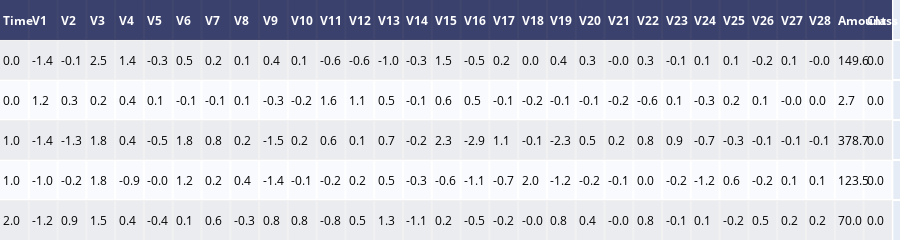

Here is the notebook cell this chart was saved with:
### Code cell
table = ff.create_table(train.head().round(1)) #head default olarak ilk 5 satırı return edecek
iplot(table,filename='tablo1') #iplot yakınlaştırılabilir özellikli tablo oluşturdu
#‘Class’ özelliği yanıt değişkenidir ve dolandırıcılık durumunda 1, aksi takdirde 0 değerini alır.

### Figure 1 — Plotly figure (JSON) as saved in the notebook; plotly's stock layout.template omitted (floating-point values rounded to 4 significant figures; data arrays with more than 128 entries replaced by an {"elided": "..."} marker saying what was removed)
{"data": [{"colorscale": [[0, "#00083e"], [0.5, "#ededee"], [1, "#ffffff"]], "hoverinfo": "none", "opacity": 0.75, "showscale": false, "type": "heatmap", "z": {"elided": "6x31 float values"}}], "layout": {"annotations": [{"align": "left", "font": {"color": "#ffffff"}, "showarrow": false, "text": "<b>Time</b>", "x": -0.45, "xanchor": "left", "xref": "x", "y": 0, "yref": "y"}, {"align": "left", "font": {"color": "#ffffff"}, "showarrow": false, "text": "<b>V1</b>", "x": 0.55, "xanchor": "left", "xref": "x", "y": 0, "yref": "y"}, {"align": "left", "font": {"color": "#ffffff"}, "showarrow": false, "text": "<b>V2</b>", "x": 1.55, "xanchor": "left", "xref": "x", "y": 0, "yref": "y"}, {"align": "left", "font": {"color": "#ffffff"}, "showarrow": false, "text": "<b>V3</b>", "x": 2.55, "xanchor": "left", "xref": "x", "y": 0, "yref": "y"}, {"align": "left", "font": {"color": "#ffffff"}, "showarrow": false, "text": "<b>V4</b>", "x": 3.55, "xanchor": "left", "xref": "x", "y": 0, "yref": "y"}, {"align": "left", "font": {"color": "#ffffff"}, "showarrow": false, "text": "<b>V5</b>", "x": 4.55, "xanchor": "left", "xref": "x", "y": 0, "yref": "y"}, {"align": "left", "font": {"color": "#ffffff"}, "showarrow": false, "text": "<b>V6</b>", "x": 5.55, "xanchor": "left", "xref": "x", "y": 0, "yref": "y"}, {"align": "left", "font": {"color": "#ffffff"}, "showarrow": false, "text": "<b>V7</b>", "x": 6.55, "xanchor": "left", "xref": "x", "y": 0, "yref": "y"}, {"align": "left", "font": {"color": "#ffffff"}, "showarrow": false, "text": "<b>V8</b>", "x": 7.55, "xanchor": "left", "xref": "x", "y": 0, "yref": "y"}, {"align": "left", "font": {"color": "#ffffff"}, "showarrow": false, "text": "<b>V9</b>", "x": 8.55, "xanchor": "left", "xref": "x", "y": 0, "yref": "y"}, {"align": "left", "font": {"color": "#ffffff"}, "showarrow": false, "text": "<b>V10</b>", "x": 9.55, "xanchor": "left", "xref": "x", "y": 0, "yref": "y"}, {"align": "left", "font": {"color": "#ffffff"}, "showarrow": false, "text": "<b>V11</b>", "x": 10.55, "xanchor": "left", "xref": "x", "y": 0, "yref": "y"}, {"align": "left", "font": {"color": "#ffffff"}, "showarrow": false, "text": "<b>V12</b>", "x": 11.55, "xanchor": "left", "xref": "x", "y": 0, "yref": "y"}, {"align": "left", "font": {"color": "#ffffff"}, "showarrow": false, "text": "<b>V13</b>", "x": 12.55, "xanchor": "left", "xref": "x", "y": 0, "yref": "y"}, {"align": "left", "font": {"color": "#ffffff"}, "showarrow": false, "text": "<b>V14</b>", "x": 13.55, "xanchor": "left", "xref": "x", "y": 0, "yref": "y"}, {"align": "left", "font": {"color": "#ffffff"}, "showarrow": false, "text": "<b>V15</b>", "x": 14.55, "xanchor": "left", "xref": "x", "y": 0, "yref": "y"}, {"align": "left", "font": {"color": "#ffffff"}, "showarrow": false, "text": "<b>V16</b>", "x": 15.55, "xanchor": "left", "xref": "x", "y": 0, "yref": "y"}, {"align": "left", "font": {"color": "#ffffff"}, "showarrow": false, "text": "<b>V17</b>", "x": 16.55, "xanchor": "left", "xref": "x", "y": 0, "yref": "y"}, {"align": "left", "font": {"color": "#ffffff"}, "showarrow": false, "text": "<b>V18</b>", "x": 17.55, "xanchor": "left", "xref": "x", "y": 0, "yref": "y"}, {"align": "left", "font": {"color": "#ffffff"}, "showarrow": false, "text": "<b>V19</b>", "x": 18.55, "xanchor": "left", "xref": "x", "y": 0, "yref": "y"}, {"align": "left", "font": {"color": "#ffffff"}, "showarrow": false, "text": "<b>V20</b>", "x": 19.55, "xanchor": "left", "xref": "x", "y": 0, "yref": "y"}, {"align": "left", "font": {"color": "#ffffff"}, "showarrow": false, "text": "<b>V21</b>", "x": 20.55, "xanchor": "left", "xref": "x", "y": 0, "yref": "y"}, {"align": "left", "font": {"color": "#ffffff"}, "showarrow": false, "text": "<b>V22</b>", "x": 21.55, "xanchor": "left", "xref": "x", "y": 0, "yref": "y"}, {"align": "left", "font": {"color": "#ffffff"}, "showarrow": false, "text": "<b>V23</b>", "x": 22.55, "xanchor": "left", "xref": "x", "y": 0, "yref": "y"}, {"align": "left", "font": {"color": "#ffffff"}, "showarrow": false, "text": "<b>V24</b>", "x": 23.55, "xanchor": "left", "xref": "x", "y": 0, "yref": "y"}, {"align": "left", "font": {"color": "#ffffff"}, "showarrow": false, "text": "<b>V25</b>", "x": 24.55, "xanchor": "left", "xref": "x", "y": 0, "yref": "y"}, {"align": "left", "font": {"color": "#ffffff"}, "showarrow": false, "text": "<b>V26</b>", "x": 25.55, "xanchor": "left", "xref": "x", "y": 0, "yref": "y"}, {"align": "left", "font": {"color": "#ffffff"}, "showarrow": false, "text": "<b>V27</b>", "x": 26.55, "xanchor": "left", "xref": "x", "y": 0, "yref": "y"}, {"align": "left", "font": {"color": "#ffffff"}, "showarrow": false, "text": "<b>V28</b>", "x": 27.55, "xanchor": "left", "xref": "x", "y": 0, "yref": "y"}, {"align": "left", "font": {"color": "#ffffff"}, "showarrow": false, "text": "<b>Amount</b>", "x": 28.55, "xanchor": "left", "xref": "x", "y": 0, "yref": "y"}, {"align": "left", "font": {"color": "#ffffff"}, "showarrow": false, "text": "<b>Class</b>", "x": 29.55, "xanchor": "left", "xref": "x", "y": 0, "yref": "y"}, {"align": "left", "font": {"color": "#000000"}, "showarrow": false, "text": "0.0", "x": -0.45, "xanchor": "left", "xref": "x", "y": 1, "yref": "y"}, {"align": "left", "font": {"color": "#000000"}, "showarrow": false, "text": "-1.4", "x": 0.55, "xanchor": "left", "xref": "x", "y": 1, "yref": "y"}, {"align": "left", "font": {"color": "#000000"}, "showarrow": false, "text": "-0.1", "x": 1.55, "xanchor": "left", "xref": "x", "y": 1, "yref": "y"}, {"align": "left", "font": {"color": "#000000"}, "showarrow": false, "text": "2.5", "x": 2.55, "xanchor": "left", "xref": "x", "y": 1, "yref": "y"}, {"align": "left", "font": {"color": "#000000"}, "showarrow": false, "text": "1.4", "x": 3.55, "xanchor": "left", "xref": "x", "y": 1, "yref": "y"}, {"align": "left", "font": {"color": "#000000"}, "showarrow": false, "text": "-0.3", "x": 4.55, "xanchor": "left", "xref": "x", "y": 1, "yref": "y"}, {"align": "left", "font": {"color": "#000000"}, "showarrow": false, "text": "0.5", "x": 5.55, "xanchor": "left", "xref": "x", "y": 1, "yref": "y"}, {"align": "left", "font": {"color": "#000000"}, "showarrow": false, "text": "0.2", "x": 6.55, "xanchor": "left", "xref": "x", "y": 1, "yref": "y"}, {"align": "left", "font": {"color": "#000000"}, "showarrow": false, "text": "0.1", "x": 7.55, "xanchor": "left", "xref": "x", "y": 1, "yref": "y"}, {"align": "left", "font": {"color": "#000000"}, "showarrow": false, "text": "0.4", "x": 8.55, "xanchor": "left", "xref": "x", "y": 1, "yref": "y"}, {"align": "left", "font": {"color": "#000000"}, "showarrow": false, "text": "0.1", "x": 9.55, "xanchor": "left", "xref": "x", "y": 1, "yref": "y"}, {"align": "left", "font": {"color": "#000000"}, "showarrow": false, "text": "-0.6", "x": 10.55, "xanchor": "left", "xref": "x", "y": 1, "yref": "y"}, {"align": "left", "font": {"color": "#000000"}, "showarrow": false, "text": "-0.6", "x": 11.55, "xanchor": "left", "xref": "x", "y": 1, "yref": "y"}, {"align": "left", "font": {"color": "#000000"}, "showarrow": false, "text": "-1.0", "x": 12.55, "xanchor": "left", "xref": "x", "y": 1, "yref": "y"}, {"align": "left", "font": {"color": "#000000"}, "showarrow": false, "text": "-0.3", "x": 13.55, "xanchor": "left", "xref": "x", "y": 1, "yref": "y"}, {"align": "left", "font": {"color": "#000000"}, "showarrow": false, "text": "1.5", "x": 14.55, "xanchor": "left", "xref": "x", "y": 1, "yref": "y"}, {"align": "left", "font": {"color": "#000000"}, "showarrow": false, "text": "-0.5", "x": 15.55, "xanchor": "left", "xref": "x", "y": 1, "yref": "y"}, {"align": "left", "font": {"color": "#000000"}, "showarrow": false, "text": "0.2", "x": 16.55, "xanchor": "left", "xref": "x", "y": 1, "yref": "y"}, {"align": "left", "font": {"color": "#000000"}, "showarrow": false, "text": "0.0", "x": 17.55, "xanchor": "left", "xref": "x", "y": 1, "yref": "y"}, {"align": "left", "font": {"color": "#000000"}, "showarrow": false, "text": "0.4", "x": 18.55, "xanchor": "left", "xref": "x", "y": 1, "yref": "y"}, {"align": "left", "font": {"color": "#000000"}, "showarrow": false, "text": "0.3", "x": 19.55, "xanchor": "left", "xref": "x", "y": 1, "yref": "y"}, {"align": "left", "font": {"color": "#000000"}, "showarrow": false, "text": "-0.0", "x": 20.55, "xanchor": "left", "xref": "x", "y": 1, "yref": "y"}, {"align": "left", "font": {"color": "#000000"}, "showarrow": false, "text": "0.3", "x": 21.55, "xanchor": "left", "xref": "x", "y": 1, "yref": "y"}, {"align": "left", "font": {"color": "#000000"}, "showarrow": false, "text": "-0.1", "x": 22.55, "xanchor": "left", "xref": "x", "y": 1, "yref": "y"}, {"align": "left", "font": {"color": "#000000"}, "showarrow": false, "text": "0.1", "x": 23.55, "xanchor": "left", "xref": "x", "y": 1, "yref": "y"}, {"align": "left", "font": {"color": "#000000"}, "showarrow": false, "text": "0.1", "x": 24.55, "xanchor": "left", "xref": "x", "y": 1, "yref": "y"}, {"align": "left", "font": {"color": "#000000"}, "showarrow": false, "text": "-0.2", "x": 25.55, "xanchor": "left", "xref": "x", "y": 1, "yref": "y"}, {"align": "left", "font": {"color": "#000000"}, "showarrow": false, "text": "0.1", "x": 26.55, "xanchor": "left", "xref": "x", "y": 1, "yref": "y"}, {"align": "left", "font": {"color": "#000000"}, "showarrow": false, "text": "-0.0", "x": 27.55, "xanchor": "left", "xref": "x", "y": 1, "yref": "y"}, {"align": "left", "font": {"color": "#000000"}, "showarrow": false, "text": "149.6", "x": 28.55, "xanchor": "left", "xref": "x", "y": 1, "yref": "y"}, {"align": "left", "font": {"color": "#000000"}, "showarrow": false, "text": "0.0", "x": 29.55, "xanchor": "left", "xref": "x", "y": 1, "yref": "y"}, {"align": "left", "font": {"color": "#000000"}, "showarrow": false, "text": "0.0", "x": -0.45, "xanchor": "left", "xref": "x", "y": 2, "yref": "y"}, {"align": "left", "font": {"color": "#000000"}, "showarrow": false, "text": "1.2", "x": 0.55, "xanchor": "left", "xref": "x", "y": 2, "yref": "y"}, {"align": "left", "font": {"color": "#000000"}, "showarrow": false, "text": "0.3", "x": 1.55, "xanchor": "left", "xref": "x", "y": 2, "yref": "y"}, {"align": "left", "font": {"color": "#000000"}, "showarrow": false, "text": "0.2", "x": 2.55, "xanchor": "left", "xref": "x", "y": 2, "yref": "y"}, {"align": "left", "font": {"color": "#000000"}, "showarrow": false, "text": "0.4", "x": 3.55, "xanchor": "left", "xref": "x", "y": 2, "yref": "y"}, {"align": "left", "font": {"color": "#000000"}, "showarrow": false, "text": "0.1", "x": 4.55, "xanchor": "left", "xref": "x", "y": 2, "yref": "y"}, {"align": "left", "font": {"color": "#000000"}, "showarrow": false, "text": "-0.1", "x": 5.55, "xanchor": "left", "xref": "x", "y": 2, "yref": "y"}, {"align": "left", "font": {"color": "#000000"}, "showarrow": false, "text": "-0.1", "x": 6.55, "xanchor": "left", "xref": "x", "y": 2, "yref": "y"}, {"align": "left", "font": {"color": "#000000"}, "showarrow": false, "text": "0.1", "x": 7.55, "xanchor": "left", "xref": "x", "y": 2, "yref": "y"}, {"align": "left", "font": {"color": "#000000"}, "showarrow": false, "text": "-0.3", "x": 8.55, "xanchor": "left", "xref": "x", "y": 2, "yref": "y"}, {"align": "left", "font": {"color": "#000000"}, "showarrow": false, "text": "-0.2", "x": 9.55, "xanchor": "left", "xref": "x", "y": 2, "yref": "y"}, {"align": "left", "font": {"color": "#000000"}, "showarrow": false, "text": "1.6", "x": 10.55, "xanchor": "left", "xref": "x", "y": 2, "yref": "y"}, {"align": "left", "font": {"color": "#000000"}, "showarrow": false, "text": "1.1", "x": 11.55, "xanchor": "left", "xref": "x", "y": 2, "yref": "y"}, {"align": "left", "font": {"color": "#000000"}, "showarrow": false, "text": "0.5", "x": 12.55, "xanchor": "left", "xref": "x", "y": 2, "yref": "y"}, {"align": "left", "font": {"color": "#000000"}, "showarrow": false, "text": "-0.1", "x": 13.55, "xanchor": "left", "xref": "x", "y": 2, "yref": "y"}, {"align": "left", "font": {"color": "#000000"}, "showarrow": false, "text": "0.6", "x": 14.55, "xanchor": "left", "xref": "x", "y": 2, "yref": "y"}, {"align": "left", "font": {"color": "#000000"}, "showarrow": false, "text": "0.5", "x": 15.55, "xanchor": "left", "xref": "x", "y": 2, "yref": "y"}, {"align": "left", "font": {"color": "#000000"}, "showarrow": false, "text": "-0.1", "x": 16.55, "xanchor": "left", "xref": "x", "y": 2, "yref": "y"}, {"align": "left", "font": {"color": "#000000"}, "showarrow": false, "text": "-0.2", "x": 17.55, "xanchor": "left", "xref": "x", "y": 2, "yref": "y"}, {"align": "left", "font": {"color": "#000000"}, "showarrow": false, "text": "-0.1", "x": 18.55, "xanchor": "left", "xref": "x", "y": 2, "yref": "y"}, {"align": "left", "font": {"color": "#000000"}, "showarrow": false, "text": "-0.1", "x": 19.55, "xanchor": "left", "xref": "x", "y": 2, "yref": "y"}, {"align": "left", "font": {"color": "#000000"}, "showarrow": false, "text": "-0.2", "x": 20.55, "xanchor": "left", "xref": "x", "y": 2, "yref": "y"}, {"align": "left", "font": {"color": "#000000"}, "showarrow": false, "text": "-0.6", "x": 21.55, "xanchor": "left", "xref": "x", "y": 2, "yref": "y"}, {"align": "left", "font": {"color": "#000000"}, "showarrow": false, "text": "0.1", "x": 22.55, "xanchor": "left", "xref": "x", "y": 2, "yref": "y"}, {"align": "left", "font": {"color": "#000000"}, "showarrow": false, "text": "-0.3", "x": 23.55, "xanchor": "left", "xref": "x", "y": 2, "yref": "y"}, {"align": "left", "font": {"color": "#000000"}, "showarrow": false, "text": "0.2", "x": 24.55, "xanchor": "left", "xref": "x", "y": 2, "yref": "y"}, {"align": "left", "font": {"color": "#000000"}, "showarrow": false, "text": "0.1", "x": 25.55, "xanchor": "left", "xref": "x", "y": 2, "yref": "y"}, {"align": "left", "font": {"color": "#000000"}, "showarrow": false, "text": "-0.0", "x": 26.55, "xanchor": "left", "xref": "x", "y": 2, "yref": "y"}, {"align": "left", "font": {"color": "#000000"}, "showarrow": false, "text": "0.0", "x": 27.55, "xanchor": "left", "xref": "x", "y": 2, "yref": "y"}, {"align": "left", "font": {"color": "#000000"}, "showarrow": false, "text": "2.7", "x": 28.55, "xanchor": "left", "xref": "x", "y": 2, "yref": "y"}, {"align": "left", "font": {"color": "#000000"}, "showarrow": false, "text": "0.0", "x": 29.55, "xanchor": "left", "xref": "x", "y": 2, "yref": "y"}, {"align": "left", "font": {"color": "#000000"}, "showarrow": false, "text": "1.0", "x": -0.45, "xanchor": "left", "xref": "x", "y": 3, "yref": "y"}, {"align": "left", "font": {"color": "#000000"}, "showarrow": false, "text": "-1.4", "x": 0.55, "xanchor": "left", "xref": "x", "y": 3, "yref": "y"}, {"align": "left", "font": {"color": "#000000"}, "showarrow": false, "text": "-1.3", "x": 1.55, "xanchor": "left", "xref": "x", "y": 3, "yref": "y"}, {"align": "left", "font": {"color": "#000000"}, "showarrow": false, "text": "1.8", "x": 2.55, "xanchor": "left", "xref": "x", "y": 3, "yref": "y"}, {"align": "left", "font": {"color": "#000000"}, "showarrow": false, "text": "0.4", "x": 3.55, "xanchor": "left", "xref": "x", "y": 3, "yref": "y"}, {"align": "left", "font": {"color": "#000000"}, "showarrow": false, "text": "-0.5", "x": 4.55, "xanchor": "left", "xref": "x", "y": 3, "yref": "y"}, {"align": "left", "font": {"color": "#000000"}, "showarrow": false, "text": "1.8", "x": 5.55, "xanchor": "left", "xref": "x", "y": 3, "yref": "y"}, {"align": "left", "font": {"color": "#000000"}, "showarrow": false, "text": "0.8", "x": 6.55, "xanchor": "left", "xref": "x", "y": 3, "yref": "y"}, {"align": "left", "font": {"color": "#000000"}, "showarrow": false, "text": "0.2", "x": 7.55, "xanchor": "left", "xref": "x", "y": 3, "yref": "y"}, {"align": "left", "font": {"color": "#000000"}, "showarrow": false, "text": "-1.5", "x": 8.55, "xanchor": "left", "xref": "x", "y": 3, "yref": "y"}, {"align": "left", "font": {"color": "#000000"}, "showarrow": false, "text": "0.2", "x": 9.55, "xanchor": "left", "xref": "x", "y": 3, "yref": "y"}, {"align": "left", "font": {"color": "#000000"}, "showarrow": false, "text": "0.6", "x": 10.55, "xanchor": "left", "xref": "x", "y": 3, "yref": "y"}, {"align": "left", "font": {"color": "#000000"}, "showarrow": false, "text": "0.1", "x": 11.55, "xanchor": "left", "xref": "x", "y": 3, "yref": "y"}, {"align": "left", "font": {"color": "#000000"}, "showarrow": false, "text": "0.7", "x": 12.55, "xanchor": "left", "xref": "x", "y": 3, "yref": "y"}, {"align": "left", "font": {"color": "#000000"}, "showarrow": false, "text": "-0.2", "x": 13.55, "xanchor": "left", "xref": "x", "y": 3, "yref": "y"}, {"align": "left", "font": {"color": "#000000"}, "showarrow": false, "text": "2.3", "x": 14.55, "xanchor": "left", "xref": "x", "y": 3, "yref": "y"}, {"align": "left", "font": {"color": "#000000"}, "showarrow": false, "text": "-2.9", "x": 15.55, "xanchor": "left", "xref": "x", "y": 3, "yref": "y"}, {"align": "left", "font": {"color": "#000000"}, "showarrow": false, "text": "1.1", "x": 16.55, "xanchor": "left", "xref": "x", "y": 3, "yref": "y"}, {"align": "left", "font": {"color": "#000000"}, "showarrow": false, "text": "-0.1", "x": 17.55, "xanchor": "left", "xref": "x", "y": 3, "yref": "y"}, {"align": "left", "font": {"color": "#000000"}, "showarrow": false, "text": "-2.3", "x": 18.55, "xanchor": "left", "xref": "x", "y": 3, "yref": "y"}, {"align": "left", "font": {"color": "#000000"}, "showarrow": false, "text": "0.5", "x": 19.55, "xanchor": "left", "xref": "x", "y": 3, "yref": "y"}, {"align": "left", "font": {"color": "#000000"}, "showarrow": false, "text": "0.2", "x": 20.55, "xanchor": "left", "xref": "x", "y": 3, "yref": "y"}, {"align": "left", "font": {"color": "#000000"}, "showarrow": false, "text": "0.8", "x": 21.55, "xanchor": "left", "xref": "x", "y": 3, "yref": "y"}, {"align": "left", "font": {"color": "#000000"}, "showarrow": false, "text": "0.9", "x": 22.55, "xanchor": "left", "xref": "x", "y": 3, "yref": "y"}, {"align": "left", "font": {"color": "#000000"}, "showarrow": false, "text": "-0.7", "x": 23.55, "xanchor": "left", "xref": "x", "y": 3, "yref": "y"}, {"align": "left", "font": {"color": "#000000"}, "showarrow": false, "text": "-0.3", "x": 24.55, "xanchor": "left", "xref": "x", "y": 3, "yref": "y"}, {"align": "left", "font": {"color": "#000000"}, "showarrow": false, "text": "-0.1", "x": 25.55, "xanchor": "left", "xref": "x", "y": 3, "yref": "y"}, {"align": "left", "font": {"color": "#000000"}, "showarrow": false, "text": "-0.1", "x": 26.55, "xanchor": "left", "xref": "x", "y": 3, "yref": "y"}, {"align": "left", "font": {"color": "#000000"}, "showarrow": false, "text": "-0.1", "x": 27.55, "xanchor": "left", "xref": "x", "y": 3, "yref": "y"}, {"align": "left", "font": {"color": "#000000"}, "showarrow": false, "text": "378.7", "x": 28.55, "xanchor": "left", "xref": "x", "y": 3, "yref": "y"}, {"align": "left", "font": {"color": "#000000"}, "showarrow": false, "text": "0.0", "x": 29.55, "xanchor": "left", "xref": "x", "y": 3, "yref": "y"}, {"align": "left", "font": {"color": "#000000"}, "showarrow": false, "text": "1.0", "x": -0.45, "xanchor": "left", "xref": "x", "y": 4, "yref": "y"}, {"align": "left", "font": {"color": "#000000"}, "showarrow": false, "text": "-1.0", "x": 0.55, "xanchor": "left", "xref": "x", "y": 4, "yref": "y"}, {"align": "left", "font": {"color": "#000000"}, "showarrow": false, "text": "-0.2", "x": 1.55, "xanchor": "left", "xref": "x", "y": 4, "yref": "y"}, {"align": "left", "font": {"color": "#000000"}, "showarrow": false, "text": "1.8", "x": 2.55, "xanchor": "left", "xref": "x", "y": 4, "yref": "y"}, {"align": "left", "font": {"color": "#000000"}, "showarrow": false, "text": "-0.9", "x": 3.55, "xanchor": "left", "xref": "x", "y": 4, "yref": "y"}, {"align": "left", "font": {"color": "#000000"}, "showarrow": false, "text": "-0.0", "x": 4.55, "xanchor": "left", "xref": "x", "y": 4, "yref": "y"}, {"align": "left", "font": {"color": "#000000"}, "showarrow": false, "text": "1.2", "x": 5.55, "xanchor": "left", "xref": "x", "y": 4, "yref": "y"}, {"align": "left", "font": {"color": "#000000"}, "showarrow": false, "text": "0.2", "x": 6.55, "xanchor": "left", "xref": "x", "y": 4, "yref": "y"}, {"align": "left", "font": {"color": "#000000"}, "showarrow": false, "text": "0.4", "x": 7.55, "xanchor": "left", "xref": "x", "y": 4, "yref": "y"}, {"align": "left", "font": {"color": "#000000"}, "showarrow": false, "text": "-1.4", "x": 8.55, "xanchor": "left", "xref": "x", "y": 4, "yref": "y"}, {"align": "left", "font": {"color": "#000000"}, "showarrow": false, "text": "-0.1", "x": 9.55, "xanchor": "left", "xref": "x", "y": 4, "yref": "y"}, {"align": "left", "font": {"color": "#000000"}, "showarrow": false, "text": "-0.2", "x": 10.55, "xanchor": "left", "xref": "x", "y": 4, "yref": "y"}, {"align": "left", "font": {"color": "#000000"}, "showarrow": false, "text": "0.2", "x": 11.55, "xanchor": "left", "xref": "x", "y": 4, "yref": "y"}, {"align": "left", "font": {"color": "#000000"}, "showarrow": false, "text": "0.5", "x": 12.55, "xanchor": "left", "xref": "x", "y": 4, "yref": "y"}, {"align": "left", "font": {"color": "#000000"}, "showarrow": false, "text": "-0.3", "x": 13.55, "xanchor": "left", "xref": "x", "y": 4, "yref": "y"}, {"align": "left", "font": {"color": "#000000"}, "showarrow": false, "text": "-0.6", "x": 14.55, "xanchor": "left", "xref": "x", "y": 4, "yref": "y"}, {"align": "left", "font": {"color": "#000000"}, "showarrow": false, "text": "-1.1", "x": 15.55, "xanchor": "left", "xref": "x", "y": 4, "yref": "y"}, {"align": "left", "font": {"color": "#000000"}, "showarrow": false, "text": "-0.7", "x": 16.55, "xanchor": "left", "xref": "x", "y": 4, "yref": "y"}, {"align": "left", "font": {"color": "#000000"}, "showarrow": false, "text": "2.0", "x": 17.55, "xanchor": "left", "xref": "x", "y": 4, "yref": "y"}, {"align": "left", "font": {"color": "#000000"}, "showarrow": false, "text": "-1.2", "x": 18.55, "xanchor": "left", "xref": "x", "y": 4, "yref": "y"}, {"align": "left", "font": {"color": "#000000"}, "showarrow": false, "text": "-0.2", "x": 19.55, "xanchor": "left", "xref": "x", "y": 4, "yref": "y"}, {"align": "left", "font": {"color": "#000000"}, "showarrow": false, "text": "-0.1", "x": 20.55, "xanchor": "left", "xref": "x", "y": 4, "yref": "y"}, {"align": "left", "font": {"color": "#000000"}, "showarrow": false, "text": "0.0", "x": 21.55, "xanchor": "left", "xref": "x", "y": 4, "yref": "y"}, {"align": "left", "font": {"color": "#000000"}, "showarrow": false, "text": "-0.2", "x": 22.55, "xanchor": "left", "xref": "x", "y": 4, "yref": "y"}, {"align": "left", "font": {"color": "#000000"}, "showarrow": false, "text": "-1.2", "x": 23.55, "xanchor": "left", "xref": "x", "y": 4, "yref": "y"}, {"align": "left", "font": {"color": "#000000"}, "showarrow": false, "text": "0.6", "x": 24.55, "xanchor": "left", "xref": "x", "y": 4, "yref": "y"}, {"align": "left", "font": {"color": "#000000"}, "showarrow": false, "text": "-0.2", "x": 25.55, "xanchor": "left", "xref": "x", "y": 4, "yref": "y"}, {"align": "left", "font": {"color": "#000000"}, "showarrow": false, "text": "0.1", "x": 26.55, "xanchor": "left", "xref": "x", "y": 4, "yref": "y"}, {"align": "left", "font": {"color": "#000000"}, "showarrow": false, "text": "0.1", "x": 27.55, "xanchor": "left", "xref": "x", "y": 4, "yref": "y"}, {"align": "left", "font": {"color": "#000000"}, "showarrow": false, "text": "123.5", "x": 28.55, "xanchor": "left", "xref": "x", "y": 4, "yref": "y"}, {"align": "left", "font": {"color": "#000000"}, "showarrow": false, "text": "0.0", "x": 29.55, "xanchor": "left", "xref": "x", "y": 4, "yref": "y"}, {"align": "left", "font": {"color": "#000000"}, "showarrow": false, "text": "2.0", "x": -0.45, "xanchor": "left", "xref": "x", "y": 5, "yref": "y"}, {"align": "left", "font": {"color": "#000000"}, "showarrow": false, "text": "-1.2", "x": 0.55, "xanchor": "left", "xref": "x", "y": 5, "yref": "y"}, {"align": "left", "font": {"color": "#000000"}, "showarrow": false, "text": "0.9", "x": 1.55, "xanchor": "left", "xref": "x", "y": 5, "yref": "y"}, {"align": "left", "font": {"color": "#000000"}, "showarrow": false, "text": "1.5", "x": 2.55, "xanchor": "left", "xref": "x", "y": 5, "yref": "y"}, {"align": "left", "font": {"color": "#000000"}, "showarrow": false, "text": "0.4", "x": 3.55, "xanchor": "left", "xref": "x", "y": 5, "yref": "y"}, {"align": "left", "font": {"color": "#000000"}, "showarrow": false, "text": "-0.4", "x": 4.55, "xanchor": "left", "xref": "x", "y": 5, "yref": "y"}, {"align": "left", "font": {"color": "#000000"}, "showarrow": false, "text": "0.1", "x": 5.55, "xanchor": "left", "xref": "x", "y": 5, "yref": "y"}, {"align": "left", "font": {"color": "#000000"}, "showarrow": false, "text": "0.6", "x": 6.55, "xanchor": "left", "xref": "x", "y": 5, "yref": "y"}, {"align": "left", "font": {"color": "#000000"}, "showarrow": false, "text": "-0.3", "x": 7.55, "xanchor": "left", "xref": "x", "y": 5, "yref": "y"}, {"align": "left", "font": {"color": "#000000"}, "showarrow": false, "text": "0.8", "x": 8.55, "xanchor": "left", "xref": "x", "y": 5, "yref": "y"}, {"align": "left", "font": {"color": "#000000"}, "showarrow": false, "text": "0.8", "x": 9.55, "xanchor": "left", "xref": "x", "y": 5, "yref": "y"}, {"align": "left", "font": {"color": "#000000"}, "showarrow": false, "text": "-0.8", "x": 10.55, "xanchor": "left", "xref": "x", "y": 5, "yref": "y"}, {"align": "left", "font": {"color": "#000000"}, "showarrow": false, "text": "0.5", "x": 11.55, "xanchor": "left", "xref": "x", "y": 5, "yref": "y"}, {"align": "left", "font": {"color": "#000000"}, "showarrow": false, "text": "1.3", "x": 12.55, "xanchor": "left", "xref": "x", "y": 5, "yref": "y"}, {"align": "left", "font": {"color": "#000000"}, "showarrow": false, "text": "-1.1", "x": 13.55, "xanchor": "left", "xref": "x", "y": 5, "yref": "y"}, {"align": "left", "font": {"color": "#000000"}, "showarrow": false, "text": "0.2", "x": 14.55, "xanchor": "left", "xref": "x", "y": 5, "yref": "y"}, {"align": "left", "font": {"color": "#000000"}, "showarrow": false, "text": "-0.5", "x": 15.55, "xanchor": "left", "xref": "x", "y": 5, "yref": "y"}, {"align": "left", "font": {"color": "#000000"}, "showarrow": false, "text": "-0.2", "x": 16.55, "xanchor": "left", "xref": "x", "y": 5, "yref": "y"}, {"align": "left", "font": {"color": "#000000"}, "showarrow": false, "text": "-0.0", "x": 17.55, "xanchor": "left", "xref": "x", "y": 5, "yref": "y"}, {"align": "left", "font": {"color": "#000000"}, "showarrow": false, "text": "0.8", "x": 18.55, "xanchor": "left", "xref": "x", "y": 5, "yref": "y"}, {"align": "left", "font": {"color": "#000000"}, "showarrow": false, "text": "0.4", "x": 19.55, "xanchor": "left", "xref": "x", "y": 5, "yref": "y"}, {"align": "left", "font": {"color": "#000000"}, "showarrow": false, "text": "-0.0", "x": 20.55, "xanchor": "left", "xref": "x", "y": 5, "yref": "y"}, {"align": "left", "font": {"color": "#000000"}, "showarrow": false, "text": "0.8", "x": 21.55, "xanchor": "left", "xref": "x", "y": 5, "yref": "y"}, {"align": "left", "font": {"color": "#000000"}, "showarrow": false, "text": "-0.1", "x": 22.55, "xanchor": "left", "xref": "x", "y": 5, "yref": "y"}, {"align": "left", "font": {"color": "#000000"}, "showarrow": false, "text": "0.1", "x": 23.55, "xanchor": "left", "xref": "x", "y": 5, "yref": "y"}, {"align": "left", "font": {"color": "#000000"}, "showarrow": false, "text": "-0.2", "x": 24.55, "xanchor": "left", "xref": "x", "y": 5, "yref": "y"}, {"align": "left", "font": {"color": "#000000"}, "showarrow": false, "text": "0.5", "x": 25.55, "xanchor": "left", "xref": "x", "y": 5, "yref": "y"}, {"align": "left", "font": {"color": "#000000"}, "showarrow": false, "text": "0.2", "x": 26.55, "xanchor": "left", "xref": "x", "y": 5, "yref": "y"}, {"align": "left", "font": {"color": "#000000"}, "showarrow": false, "text": "0.2", "x": 27.55, "xanchor": "left", "xref": "x", "y": 5, "yref": "y"}, {"align": "left", "font": {"color": "#000000"}, "showarrow": false, "text": "70.0", "x": 28.55, "xanchor": "left", "xref": "x", "y": 5, "yref": "y"}, {"align": "left", "font": {"color": "#000000"}, "showarrow": false, "text": "0.0", "x": 29.55, "xanchor": "left", "xref": "x", "y": 5, "yref": "y"}], "height": 230, "margin": {"b": 0, "l": 0, "r": 0, "t": 0}, "xaxis": {"dtick": 1, "gridwidth": 2, "showticklabels": false, "tick0": -0.5, "ticks": "", "zeroline": false}, "yaxis": {"autorange": "reversed", "dtick": 1, "gridwidth": 2, "showticklabels": false, "tick0": 0.5, "ticks": "", "zeroline": false}}}
